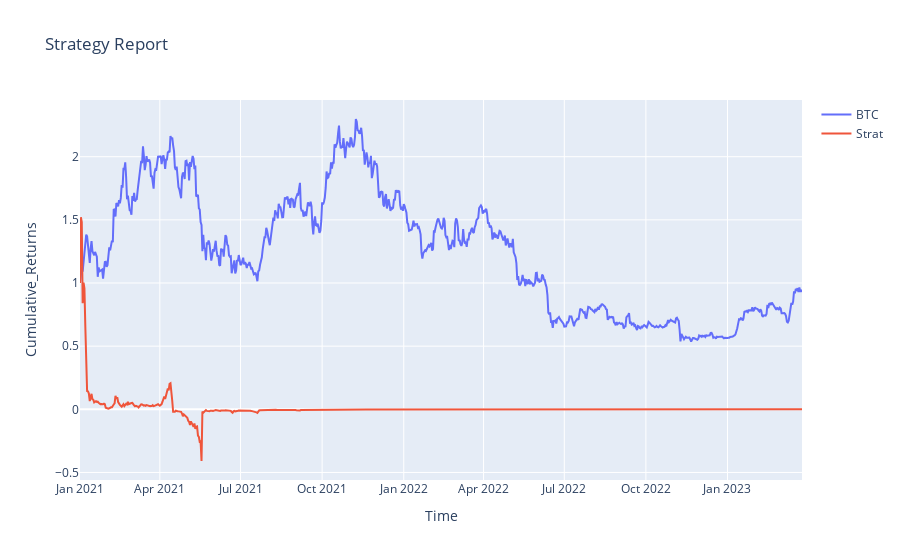

Notebook code cell kept with this figure:
### Code cell
fig = go.Figure()

fig.add_trace(go.Scatter(x=final.index, y=final['ts_cum_close_BTC'], name='BTC'))
fig.add_trace(go.Scatter(x=final.index, y=final['ts_cum_return_total'], name='Strat'))
# fig.add_trace(go.Scatter(x=final.index, y=final['ts_cum_rebal_short'], name='Strat_Short'))
# fig.add_trace(go.Scatter(x=final.index, y=final['ts_cum_rebal_long'], name='Strat_Long'))
fig.update_layout(
    title='Strategy Report',
    xaxis_title='Time',
    yaxis_title='Cumulative_Returns',
    hovermode='x unified',
    )

pyo.iplot(fig)

### Figure 1 — Plotly figure (JSON) as saved in the notebook; plotly's stock layout.template omitted (floating-point values rounded to 4 significant figures; data arrays with more than 128 entries replaced by an {"elided": "..."} marker saying what was removed)
{"data": [{"name": "BTC", "type": "scatter", "x": {"elided": "815 str values"}, "y": {"elided": "815 float values"}}, {"name": "Strat", "type": "scatter", "x": {"elided": "815 str values"}, "y": {"elided": "815 float values"}}], "layout": {"hovermode": "x unified", "title": {"text": "Strategy Report"}, "xaxis": {"title": {"text": "Time"}}, "yaxis": {"title": {"text": "Cumulative_Returns"}}}}
